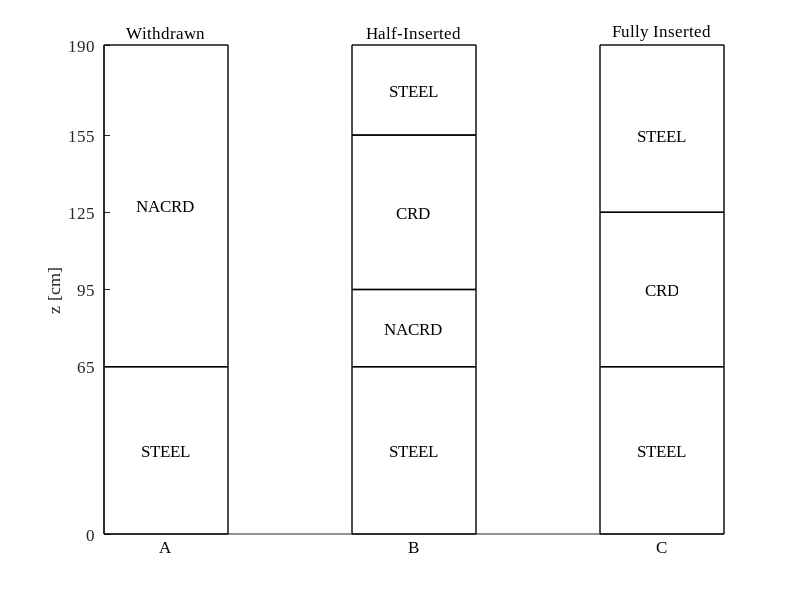
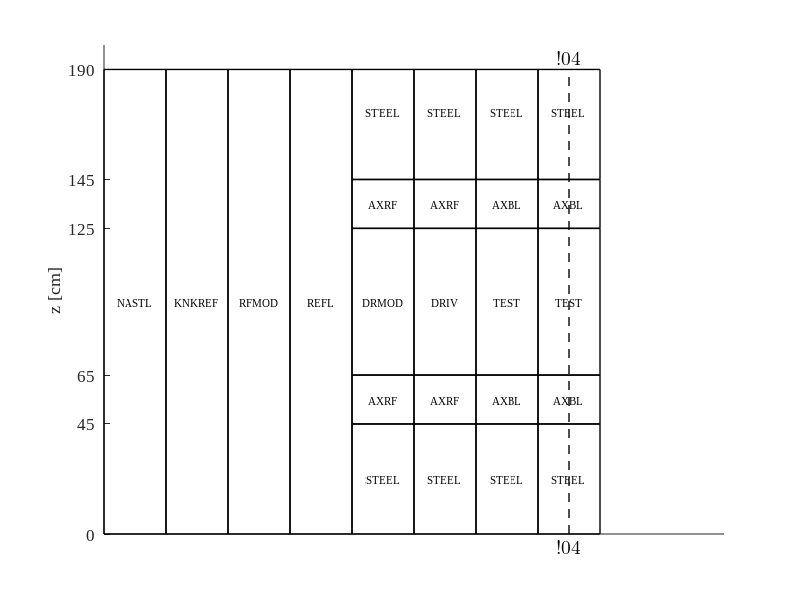

Here is the MATLAB script that generated these plots, in order:
clear
close all

width = 20;
LW = 1;
FN = 'Times New Roman';
FS = 12;

% knk_control_rod_geometry
rect = @(w,h)([0,0;...
    w,0;
    w,h;
    0,h;
    0,0]);

bottom_steel = rect(width,65.0);
first_sodium = rect(width,125.0);
second_sodium = rect(width,30.0);
second_steel = rect(width,35.0);
control_rod = rect(width,60.0);

figure
hold on
% Withdrawn
buffer = 0.0;
plot(bottom_steel(:,1)+buffer,bottom_steel(:,2),'k-','LineWidth',LW)
plot(first_sodium(:,1)+buffer,first_sodium(:,2)+max(bottom_steel(:,2)),'k-','LineWidth',LW)
text(buffer+0.5*width,32.5,'STEEL','FontName',FN,'FontSize',FS,'HorizontalAlignment','center','VerticalAlignment','middle');
text(buffer+0.5*width,127.5,'NACRD','FontName',FN,'FontSize',FS,'HorizontalAlignment','center','VerticalAlignment','middle');
text(buffer+0.5*width,195,'Withdrawn','FontName',FN,'FontSize',FS,'HorizontalAlignment','center','VerticalAlignment','middle');
text(buffer+0.5*width,-5,'A','FontName',FN,'FontSize',FS,'HorizontalAlignment','center','VerticalAlignment','middle');
buffer = width*2;
plot(bottom_steel(:,1)+buffer,bottom_steel(:,2),'k-','LineWidth',LW)
plot(second_sodium(:,1)+buffer,second_sodium(:,2)+max(bottom_steel(:,2)),'k-','LineWidth',LW)
plot(control_rod(:,1)+buffer,control_rod(:,2)+95.,'k-','LineWidth',LW)
plot(second_steel(:,1)+buffer,second_steel(:,2)+155.,'k-','LineWidth',LW)
text(buffer+0.5*width,32.5,'STEEL','FontName',FN,'FontSize',FS,'HorizontalAlignment','center','VerticalAlignment','middle');
text(buffer+0.5*width,80,'NACRD','FontName',FN,'FontSize',FS,'HorizontalAlignment','center','VerticalAlignment','middle');
text(buffer+0.5*width,125.,'CRD','FontName',FN,'FontSize',FS,'HorizontalAlignment','center','VerticalAlignment','middle');
text(buffer+0.5*width,172.5,'STEEL','FontName',FN,'FontSize',FS,'HorizontalAlignment','center','VerticalAlignment','middle');
text(buffer+0.5*width,195,'Half-Inserted','FontName',FN,'FontSize',FS,'HorizontalAlignment','center','VerticalAlignment','middle');
text(buffer+0.5*width,-5,'B','FontName',FN,'FontSize',FS,'HorizontalAlignment','center','VerticalAlignment','middle');
buffer = width*4;
plot(bottom_steel(:,1)+buffer,bottom_steel(:,2),'k-','LineWidth',LW)
plot(control_rod(:,1)+buffer,control_rod(:,2)+65.,'k-','LineWidth',LW)
plot(bottom_steel(:,1)+buffer,bottom_steel(:,2)+125.,'k-','LineWidth',LW)
text(buffer+0.5*width,32.5,'STEEL','FontName',FN,'FontSize',FS,'HorizontalAlignment','center','VerticalAlignment','middle');
text(buffer+0.5*width,95.,'CRD','FontName',FN,'FontSize',FS,'HorizontalAlignment','center','VerticalAlignment','middle');
text(buffer+0.5*width,155.,'STEEL','FontName',FN,'FontSize',FS,'HorizontalAlignment','center','VerticalAlignment','middle');
text(buffer+0.5*width,195,'Fully Inserted','FontName',FN,'FontSize',FS,'HorizontalAlignment','center','VerticalAlignment','middle');
text(buffer+0.5*width,-5,'C','FontName',FN,'FontSize',FS,'HorizontalAlignment','center','VerticalAlignment','middle');
hold off
ylabel('z [cm]')
set(gca,'xtick',[])
xlim([0,width*5])
ylim([0,190])
yticks([0,65,95,125,155,190])
set(gca,'FontName',FN,'FontSize',FS)
print(gcf,'../figs/knk_control_rod_geometry.eps','-depsc2');
close(gcf)

FS = 8;
rect_full = rect(width,190);
axial_blanket = rect(width,20);
rect_fuel = rect(width,60);
rect_steel = rect(width,45);
material_list = {'STEEL','AXBL','AXRF','TEST','DRIV','DRMOD','REFL','RFMOD','KNKREF','NASTL'};

figure
hold on

buffer = 0.;
plot(rect_full(:,1)+buffer,rect_full(:,2),'-k','LineWidth',LW);
text(width*0.5+buffer,95.,material_list(10),'FontName',FN,'FontSize',FS,'HorizontalAlignment','center','VerticalAlignment','middle');
buffer = buffer + width;
plot(rect_full(:,1)+buffer,rect_full(:,2),'-k','LineWidth',LW);
text(width*0.5+buffer,95.,material_list(9),'FontName',FN,'FontSize',FS,'HorizontalAlignment','center','VerticalAlignment','middle');
buffer = buffer + width;
plot(rect_full(:,1)+buffer,rect_full(:,2),'-k','LineWidth',LW);
text(width*0.5+buffer,95.,material_list(8),'FontName',FN,'FontSize',FS,'HorizontalAlignment','center','VerticalAlignment','middle');
buffer = buffer + width;
plot(rect_full(:,1)+buffer,rect_full(:,2),'-k','LineWidth',LW);
text(width*0.5+buffer,95.,material_list(7),'FontName',FN,'FontSize',FS,'HorizontalAlignment','center','VerticalAlignment','middle');
buffer = buffer + width;
plot(rect_steel(:,1)+buffer,rect_steel(:,2),'-k','LineWidth',LW);
plot(axial_blanket(:,1)+buffer,axial_blanket(:,2)+45,'-k','LineWidth',LW);
plot(rect_fuel(:,1)+buffer,rect_fuel(:,2)+65,'-k','LineWidth',LW);
plot(axial_blanket(:,1)+buffer,axial_blanket(:,2)+125,'-k','LineWidth',LW);
plot(rect_steel(:,1)+buffer,rect_steel(:,2)+145,'-k','LineWidth',LW);
text(width*0.5+buffer,22.5,material_list(1),'FontName',FN,'FontSize',FS,'HorizontalAlignment','center','VerticalAlignment','middle');
text(width*0.5+buffer,55.0,material_list(3),'FontName',FN,'FontSize',FS,'HorizontalAlignment','center','VerticalAlignment','middle');
text(width*0.5+buffer,95.0,material_list(6),'FontName',FN,'FontSize',FS,'HorizontalAlignment','center','VerticalAlignment','middle');
text(width*0.5+buffer,135.,material_list(3),'FontName',FN,'FontSize',FS,'HorizontalAlignment','center','VerticalAlignment','middle');
text(width*0.5+buffer,172.5,material_list(1),'FontName',FN,'FontSize',FS,'HorizontalAlignment','center','VerticalAlignment','middle');
buffer = buffer + width;
plot(rect_steel(:,1)+buffer,rect_steel(:,2),'-k','LineWidth',LW);
plot(axial_blanket(:,1)+buffer,axial_blanket(:,2)+45,'-k','LineWidth',LW);
plot(rect_fuel(:,1)+buffer,rect_fuel(:,2)+65,'-k','LineWidth',LW);
plot(axial_blanket(:,1)+buffer,axial_blanket(:,2)+125,'-k','LineWidth',LW);
plot(rect_steel(:,1)+buffer,rect_steel(:,2)+145,'-k','LineWidth',LW);
text(width*0.5+buffer,22.5,material_list(1),'FontName',FN,'FontSize',FS,'HorizontalAlignment','center','VerticalAlignment','middle');
text(width*0.5+buffer,55.0,material_list(3),'FontName',FN,'FontSize',FS,'HorizontalAlignment','center','VerticalAlignment','middle');
text(width*0.5+buffer,95.0,material_list(5),'FontName',FN,'FontSize',FS,'HorizontalAlignment','center','VerticalAlignment','middle');
text(width*0.5+buffer,135.,material_list(3),'FontName',FN,'FontSize',FS,'HorizontalAlignment','center','VerticalAlignment','middle');
text(width*0.5+buffer,172.5,material_list(1),'FontName',FN,'FontSize',FS,'HorizontalAlignment','center','VerticalAlignment','middle');
buffer = buffer + width;
plot(rect_steel(:,1)+buffer,rect_steel(:,2),'-k','LineWidth',LW);
plot(axial_blanket(:,1)+buffer,axial_blanket(:,2)+45,'-k','LineWidth',LW);
plot(rect_fuel(:,1)+buffer,rect_fuel(:,2)+65,'-k','LineWidth',LW);
plot(axial_blanket(:,1)+buffer,axial_blanket(:,2)+125,'-k','LineWidth',LW);
plot(rect_steel(:,1)+buffer,rect_steel(:,2)+145,'-k','LineWidth',LW);
text(width*0.5+buffer,22.5,material_list(1),'FontName',FN,'FontSize',FS,'HorizontalAlignment','center','VerticalAlignment','middle');
text(width*0.5+buffer,55.0,material_list(2),'FontName',FN,'FontSize',FS,'HorizontalAlignment','center','VerticalAlignment','middle');
text(width*0.5+buffer,95.0,material_list(4),'FontName',FN,'FontSize',FS,'HorizontalAlignment','center','VerticalAlignment','middle');
text(width*0.5+buffer,135.,material_list(2),'FontName',FN,'FontSize',FS,'HorizontalAlignment','center','VerticalAlignment','middle');
text(width*0.5+buffer,172.5,material_list(1),'FontName',FN,'FontSize',FS,'HorizontalAlignment','center','VerticalAlignment','middle');
buffer = buffer + width;
plot(rect_steel(:,1)+buffer,rect_steel(:,2),'-k','LineWidth',LW);
plot(axial_blanket(:,1)+buffer,axial_blanket(:,2)+45,'-k','LineWidth',LW);
plot(rect_fuel(:,1)+buffer,rect_fuel(:,2)+65,'-k','LineWidth',LW);
plot(axial_blanket(:,1)+buffer,axial_blanket(:,2)+125,'-k','LineWidth',LW);
plot(rect_steel(:,1)+buffer,rect_steel(:,2)+145,'-k','LineWidth',LW);
text(width*0.5+buffer,22.5,material_list(1),'FontName',FN,'FontSize',FS,'HorizontalAlignment','center','VerticalAlignment','middle');
text(width*0.5+buffer,55.0,material_list(2),'FontName',FN,'FontSize',FS,'HorizontalAlignment','center','VerticalAlignment','middle');
text(width*0.5+buffer,95.0,material_list(4),'FontName',FN,'FontSize',FS,'HorizontalAlignment','center','VerticalAlignment','middle');
text(width*0.5+buffer,135.,material_list(2),'FontName',FN,'FontSize',FS,'HorizontalAlignment','center','VerticalAlignment','middle');
text(width*0.5+buffer,172.5,material_list(1),'FontName',FN,'FontSize',FS,'HorizontalAlignment','center','VerticalAlignment','middle');

plot([width*0.5+buffer,width*0.5+buffer],[0,190],'--k','LineWidth',LW)
% CENTER-LINE SYMBOL
text(width*0.5+buffer,195,sprintf('\x2104'),'FontSize',14,'FontName','Cambria Math','HorizontalAlignment','center')
text(width*0.5+buffer,-5,sprintf('\x2104'),'FontSize',14,'FontName','Cambria Math','HorizontalAlignment','center')

hold off
yticks([0,45,65,125,145,190])
set(gca,'xtick',[])
ylabel('z [cm]')
set(gca,'FontName',FN,'FontSize',12)
print(gcf,'../figs/knk_assembly_geometry.eps','-depsc2')
close(gcf)
